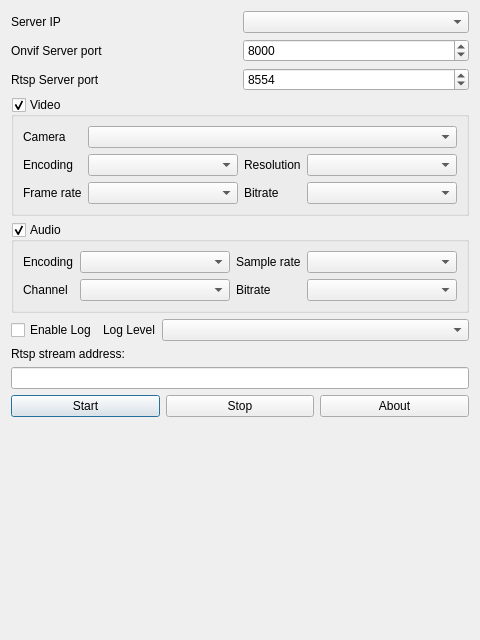
<?xml version="1.0" encoding="UTF-8"?>
<ui version="4.0">
 <class>OnvifRtspServerDlg</class>
 <widget class="QDialog" name="OnvifRtspServerDlg">
  <property name="geometry">
   <rect>
    <x>0</x>
    <y>0</y>
    <width>480</width>
    <height>640</height>
   </rect>
  </property>
  <property name="windowTitle">
   <string>Dialog</string>
  </property>
  <layout class="QVBoxLayout" name="verticalLayout">
   <item>
    <layout class="QHBoxLayout" name="horizontalLayout_7">
     <item>
      <widget class="QLabel" name="label_10">
       <property name="text">
        <string>Server IP</string>
       </property>
      </widget>
     </item>
     <item>
      <widget class="QComboBox" name="cmbServerIp"/>
     </item>
    </layout>
   </item>
   <item>
    <layout class="QHBoxLayout" name="horizontalLayout_4">
     <item>
      <widget class="QLabel" name="label_9">
       <property name="text">
        <string>Onvif Server port</string>
       </property>
      </widget>
     </item>
     <item>
      <widget class="QSpinBox" name="spinOnvifPort">
       <property name="sizePolicy">
        <sizepolicy hsizetype="Minimum" vsizetype="Fixed">
         <horstretch>0</horstretch>
         <verstretch>0</verstretch>
        </sizepolicy>
       </property>
       <property name="suffix">
        <string/>
       </property>
       <property name="minimum">
        <number>1</number>
       </property>
       <property name="maximum">
        <number>65535</number>
       </property>
       <property name="value">
        <number>8000</number>
       </property>
      </widget>
     </item>
    </layout>
   </item>
   <item>
    <layout class="QHBoxLayout" name="horizontalLayout_6">
     <item>
      <widget class="QLabel" name="label_8">
       <property name="text">
        <string>Rtsp Server port</string>
       </property>
      </widget>
     </item>
     <item>
      <widget class="QSpinBox" name="spinRtspPort">
       <property name="sizePolicy">
        <sizepolicy hsizetype="Minimum" vsizetype="Fixed">
         <horstretch>0</horstretch>
         <verstretch>0</verstretch>
        </sizepolicy>
       </property>
       <property name="suffix">
        <string/>
       </property>
       <property name="minimum">
        <number>1</number>
       </property>
       <property name="maximum">
        <number>65535</number>
       </property>
       <property name="value">
        <number>8554</number>
       </property>
      </widget>
     </item>
    </layout>
   </item>
   <item>
    <widget class="QGroupBox" name="grpVideo">
     <property name="title">
      <string>Video</string>
     </property>
     <property name="checkable">
      <bool>true</bool>
     </property>
     <layout class="QGridLayout" name="gridLayout">
      <item row="0" column="1" colspan="3">
       <widget class="QComboBox" name="cmbCamera">
        <property name="sizePolicy">
         <sizepolicy hsizetype="Expanding" vsizetype="Fixed">
          <horstretch>0</horstretch>
          <verstretch>0</verstretch>
         </sizepolicy>
        </property>
       </widget>
      </item>
      <item row="0" column="0">
       <widget class="QLabel" name="labCamera">
        <property name="text">
         <string>Camera</string>
        </property>
       </widget>
      </item>
      <item row="1" column="2">
       <widget class="QLabel" name="label_6">
        <property name="text">
         <string>Resolution</string>
        </property>
       </widget>
      </item>
      <item row="1" column="0">
       <widget class="QLabel" name="label_14">
        <property name="text">
         <string>Encoding</string>
        </property>
       </widget>
      </item>
      <item row="1" column="3">
       <widget class="QComboBox" name="cmbVideoSize">
        <property name="sizePolicy">
         <sizepolicy hsizetype="Expanding" vsizetype="Fixed">
          <horstretch>0</horstretch>
          <verstretch>0</verstretch>
         </sizepolicy>
        </property>
       </widget>
      </item>
      <item row="3" column="2">
       <widget class="QLabel" name="label_13">
        <property name="text">
         <string>Bitrate</string>
        </property>
       </widget>
      </item>
      <item row="1" column="1">
       <widget class="QComboBox" name="cmbVideoCodec">
        <property name="sizePolicy">
         <sizepolicy hsizetype="Expanding" vsizetype="Fixed">
          <horstretch>0</horstretch>
          <verstretch>0</verstretch>
         </sizepolicy>
        </property>
       </widget>
      </item>
      <item row="3" column="1">
       <widget class="QComboBox" name="cmbVideoFps">
        <property name="sizePolicy">
         <sizepolicy hsizetype="Expanding" vsizetype="Fixed">
          <horstretch>0</horstretch>
          <verstretch>0</verstretch>
         </sizepolicy>
        </property>
       </widget>
      </item>
      <item row="3" column="3">
       <widget class="QComboBox" name="cmbVideoBps">
        <property name="sizePolicy">
         <sizepolicy hsizetype="Expanding" vsizetype="Fixed">
          <horstretch>0</horstretch>
          <verstretch>0</verstretch>
         </sizepolicy>
        </property>
       </widget>
      </item>
      <item row="3" column="0">
       <widget class="QLabel" name="label_7">
        <property name="text">
         <string>Frame rate</string>
        </property>
       </widget>
      </item>
     </layout>
    </widget>
   </item>
   <item>
    <widget class="QGroupBox" name="grpAudio">
     <property name="title">
      <string>Audio</string>
     </property>
     <property name="checkable">
      <bool>true</bool>
     </property>
     <layout class="QGridLayout" name="gridLayout_2">
      <item row="2" column="0">
       <widget class="QLabel" name="label_20">
        <property name="text">
         <string>Channel</string>
        </property>
       </widget>
      </item>
      <item row="0" column="3">
       <widget class="QComboBox" name="cmbSampleRate">
        <property name="sizePolicy">
         <sizepolicy hsizetype="Expanding" vsizetype="Fixed">
          <horstretch>0</horstretch>
          <verstretch>0</verstretch>
         </sizepolicy>
        </property>
       </widget>
      </item>
      <item row="0" column="1">
       <widget class="QComboBox" name="cmbAudioCodec">
        <property name="sizePolicy">
         <sizepolicy hsizetype="Expanding" vsizetype="Fixed">
          <horstretch>0</horstretch>
          <verstretch>0</verstretch>
         </sizepolicy>
        </property>
       </widget>
      </item>
      <item row="0" column="2">
       <widget class="QLabel" name="label_19">
        <property name="text">
         <string>Sample rate</string>
        </property>
       </widget>
      </item>
      <item row="2" column="1">
       <widget class="QComboBox" name="cmbChannel">
        <property name="sizePolicy">
         <sizepolicy hsizetype="Expanding" vsizetype="Fixed">
          <horstretch>0</horstretch>
          <verstretch>0</verstretch>
         </sizepolicy>
        </property>
       </widget>
      </item>
      <item row="2" column="3">
       <widget class="QComboBox" name="cmbAudioBps">
        <property name="sizePolicy">
         <sizepolicy hsizetype="Expanding" vsizetype="Fixed">
          <horstretch>0</horstretch>
          <verstretch>0</verstretch>
         </sizepolicy>
        </property>
       </widget>
      </item>
      <item row="0" column="0">
       <widget class="QLabel" name="label_18">
        <property name="text">
         <string>Encoding</string>
        </property>
       </widget>
      </item>
      <item row="2" column="2">
       <widget class="QLabel" name="label_21">
        <property name="text">
         <string>Bitrate</string>
        </property>
       </widget>
      </item>
     </layout>
    </widget>
   </item>
   <item>
    <layout class="QHBoxLayout" name="horizontalLayout_3">
     <item>
      <widget class="QCheckBox" name="chkLogEnable">
       <property name="text">
        <string>Enable Log</string>
       </property>
      </widget>
     </item>
     <item>
      <widget class="QLabel" name="label_2">
       <property name="text">
        <string>Log Level</string>
       </property>
      </widget>
     </item>
     <item>
      <widget class="QComboBox" name="cmbLogLevel">
       <property name="sizePolicy">
        <sizepolicy hsizetype="Expanding" vsizetype="Fixed">
         <horstretch>0</horstretch>
         <verstretch>0</verstretch>
        </sizepolicy>
       </property>
      </widget>
     </item>
    </layout>
   </item>
   <item>
    <layout class="QHBoxLayout" name="horizontalLayout_2">
     <item>
      <widget class="QLabel" name="label">
       <property name="text">
        <string>Rtsp stream address:</string>
       </property>
      </widget>
     </item>
    </layout>
   </item>
   <item>
    <layout class="QHBoxLayout" name="horizontalLayout_5">
     <item>
      <widget class="QLineEdit" name="editRtspUrl">
       <property name="inputMask">
        <string/>
       </property>
       <property name="readOnly">
        <bool>true</bool>
       </property>
       <property name="placeholderText">
        <string/>
       </property>
       <property name="clearButtonEnabled">
        <bool>false</bool>
       </property>
      </widget>
     </item>
    </layout>
   </item>
   <item>
    <layout class="QHBoxLayout" name="horizontalLayout">
     <item>
      <widget class="QPushButton" name="btnStart">
       <property name="text">
        <string>Start</string>
       </property>
      </widget>
     </item>
     <item>
      <widget class="QPushButton" name="btnStop">
       <property name="text">
        <string>Stop</string>
       </property>
      </widget>
     </item>
     <item>
      <widget class="QPushButton" name="btnAbout">
       <property name="text">
        <string>About</string>
       </property>
      </widget>
     </item>
    </layout>
   </item>
   <item>
    <spacer name="verticalSpacer">
     <property name="orientation">
      <enum>Qt::Vertical</enum>
     </property>
     <property name="sizeHint" stdset="0">
      <size>
       <width>20</width>
       <height>291</height>
      </size>
     </property>
    </spacer>
   </item>
   <item>
    <widget class="QLabel" name="labStatus">
     <property name="text">
      <string/>
     </property>
    </widget>
   </item>
  </layout>
 </widget>
 <resources/>
 <connections/>
</ui>
